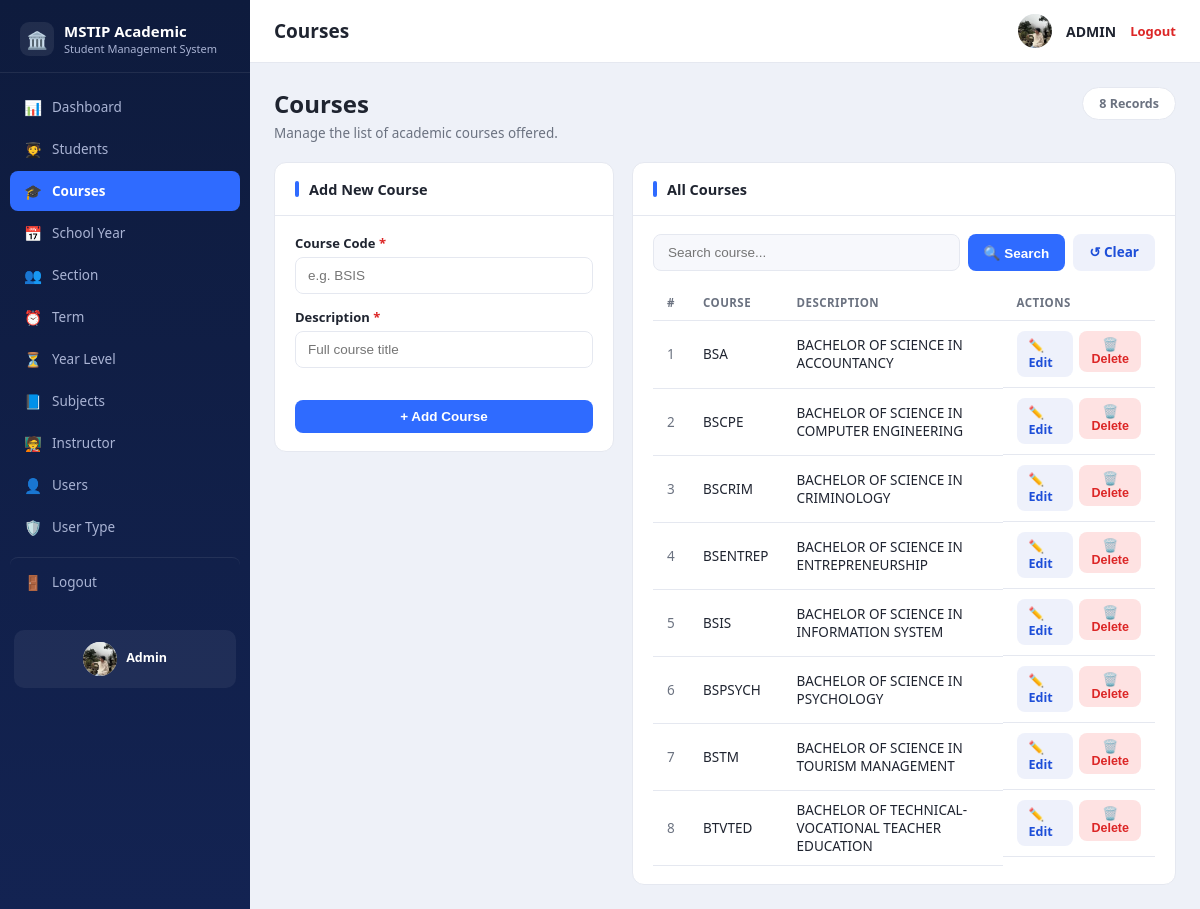
Screenshot of /courses.php (signed in) with the database file from the repository.
### tables this page shows
CREATE TABLE `tbl_course` (
  `ID` int NOT NULL,
  `COURSE` varchar(100) NOT NULL,
  `DESCRIPTION` varchar(255) NOT NULL
);

### courses.php (the view, shortened to what this page needs)
<?php
require_once 'config.php';
$q = trim($_GET['q'] ?? '');
$sql = "SELECT * FROM tbl_course";
$params = [];
$sql .= " ORDER BY COURSE ASC";
$stmt = $pdo->prepare($sql);
$stmt->execute($params);
$rows = $stmt->fetchAll();
$total = $pdo->query("SELECT COUNT(*) c FROM tbl_course")->fetch()['c'];
require_once 'includes/header.php';
?>
<div class="page-head">
  <div>
    <h1>Courses</h1>
    <p>Manage the list of academic courses offered.</p>
  </div>
  <span class="records-pill"><?= (int)$total ?> Records</span>
</div>
<div class="split-grid">
  <div class="panel-card">
    <div class="panel-card-head"><span class="bar"></span><h2>Add New Course</h2></div>
    <div class="panel-card-body">
      <form method="POST" action="courses.php">
        <div class="field">
          <label for="COURSE">Course Code <span class="req">*</span></label>
          <input type="text" id="COURSE" name="COURSE" placeholder="e.g. BSIS" required
                 value="<?= htmlspecialchars($_POST['COURSE'] ?? '') ?>">
        </div>
        <div class="field">
          <label for="DESCRIPTION">Description <span class="req">*</span></label>
          <input type="text" id="DESCRIPTION" name="DESCRIPTION" placeholder="Full course title" required
                 value="<?= htmlspecialchars($_POST['DESCRIPTION'] ?? '') ?>">
        </div>
        <button type="submit" class="btn btn-primary btn-block">+ Add Course</button>
      </form>
    </div>
  </div>
  <div class="panel-card">
    <div class="panel-card-head"><span class="bar"></span><h2>All Courses</h2></div>
    <div class="panel-card-body">
      <form method="GET" action="courses.php" class="search-row">
        <input type="text" name="q" placeholder="Search course..." value="<?= htmlspecialchars($q) ?>">
        <button type="submit" class="btn btn-primary">🔍 Search</button>
        <a href="courses.php" class="btn btn-secondary">↺ Clear</a>
      </form>
      <table class="table">
        <thead>
          <tr><th class="col-num">#</th><th>Course</th><th>Description</th><th>Actions</th></tr>
        </thead>
        <tbody>
          <?php foreach ($rows as $i => $r): ?>
            <tr>
              <td class="col-num"><?= $i + 1 ?></td>
              <td><?= htmlspecialchars($r['COURSE']) ?></td>
              <td><?= htmlspecialchars($r['DESCRIPTION']) ?></td>
              <td class="actions">
                <a href="course_edit.php?id=<?= (int)$r['ID'] ?>" class="btn btn-small btn-secondary">✏️ Edit</a>
                <form method="POST" action="course_delete.php" style="display:inline"
                      onsubmit="return confirm('Delete this course? Students assigned to it will be unlinked.');">
                  <button type="submit" class="btn btn-small btn-danger">🗑️ Delete</button>
                </form>
              </td>
            </tr>
          <?php endforeach; ?>
        </tbody>
      </table>
    </div>
  </div>
</div>
<?php require_once 'includes/footer.php'; ?>

### assets/css/style.css (style rules this page uses)
:root { --sidebar-bg:#0e1b3d; --sidebar-bg-2:#132352; --sidebar-text:#aab4d4; --sidebar-active:#2f6bff; --bg:#eef1f8; --card:#ffffff; --border:#e5e8f0; --text:#1f2430; --muted:#6b7280; --danger:#dc2626; --danger-bg:#fee2e2; --success:#16a34a; --success-bg:#dcfce7; --accent:#2f6bff; --accent-dark:#1d4ed8; --sidebar-w:250px; }
* { box-sizing:border-box; }
body { margin:0; font-family:"Segoe UI",Roboto,Arial,sans-serif; background:var(--bg); color:var(--text); }
.btn-block { width:100%;margin-top:18px; }
.page-head { display:flex;justify-content:space-between;align-items:flex-start;margin-bottom:20px;gap:12px;flex-wrap:wrap; }
.page-head h1 { font-size:24px;margin:0 0 4px;font-weight:800; }
.page-head p { margin:0;color:var(--muted);font-size:13.5px; }
.records-pill { background:#fff;border:1px solid var(--border);border-radius:999px;padding:7px 16px; font-size:12.5px;font-weight:600;color:var(--muted);white-space:nowrap; }
.split-grid { display:grid;grid-template-columns:340px 1fr;gap:18px;align-items:start; }
.panel-card { background:var(--card);border:1px solid var(--border);border-radius:12px;overflow:hidden; }
.panel-card-head { display:flex;align-items:center;gap:10px;padding:16px 20px;border-bottom:1px solid var(--border); }
.panel-card-head .bar { width:4px;height:16px;border-radius:2px;background:var(--accent); }
.panel-card-head h2 { font-size:14.5px;margin:0;font-weight:700; }
.panel-card-body { padding:18px 20px; }
.table { width:100%;border-collapse:collapse;font-size:13.5px; }
.table th,.table td { text-align:left;padding:10px 14px;border-bottom:1px solid var(--border); }
.table th { color:var(--muted);font-weight:600;font-size:11.5px;text-transform:uppercase;letter-spacing:.04em; }
.col-num { width:36px;color:var(--muted); }
.search-row { display:flex;gap:8px;margin-bottom:14px; }
.search-row input { flex:1;padding:10px 14px;border:1px solid var(--border);border-radius:8px;font-size:13.5px;background:#f7f8fc; }
.btn { display:inline-block;border:none;border-radius:8px;padding:9px 16px;font-size:13.5px; font-weight:600;cursor:pointer;text-decoration:none; }
.btn-primary { background:var(--accent);color:#fff; }
.btn-secondary { background:#eef1fb;color:var(--accent-dark); }
.btn-danger { background:var(--danger-bg);color:var(--danger); }
.btn-small { padding:6px 12px;font-size:12.5px; }
.btn-block { width:100%; }
.actions { display:flex;gap:6px; }
.field { margin-bottom:14px; }
.field label { display:block;font-size:13px;font-weight:600;margin-bottom:5px; }
.field label .req { color:var(--danger); }
.field input,.field select,.field textarea { width:100%;padding:10px 12px;border:1px solid var(--border);border-radius:8px;font-size:13.5px;background:#fff; }

### rows the page displays
tbl_course: COURSE "BSA", DESCRIPTION "BACHELOR OF SCIENCE IN ACCOUNTANCY"
tbl_course: COURSE "BSCPE", DESCRIPTION "BACHELOR OF SCIENCE IN COMPUTER ENGINEERING"
tbl_course: COURSE "BSCRIM", DESCRIPTION "BACHELOR OF SCIENCE IN CRIMINOLOGY"
tbl_course: COURSE "BSENTREP", DESCRIPTION "BACHELOR OF SCIENCE IN ENTREPRENEURSHIP"
tbl_course: COURSE "BSIS", DESCRIPTION "BACHELOR OF SCIENCE IN INFORMATION SYSTEM"
tbl_course: COURSE "BSPSYCH", DESCRIPTION "BACHELOR OF SCIENCE IN PSYCHOLOGY"
tbl_course: COURSE "BSTM", DESCRIPTION "BACHELOR OF SCIENCE IN TOURISM MANAGEMENT"
tbl_course: COURSE "BTVTED", DESCRIPTION "BACHELOR OF TECHNICAL-VOCATIONAL TEACHER EDUCATION"

### other values shown
$icon "📊"
$label "Dashboard"
$icon "🧑‍🎓"
$label "Students"
$icon "🎓"
$label "Courses"
$icon "📅"
$label "School Year"
$icon "👥"
$label "Section"
$icon "⏰"
$label "Term"
$icon "⏳"
$label "Year Level"
$icon "📘"
